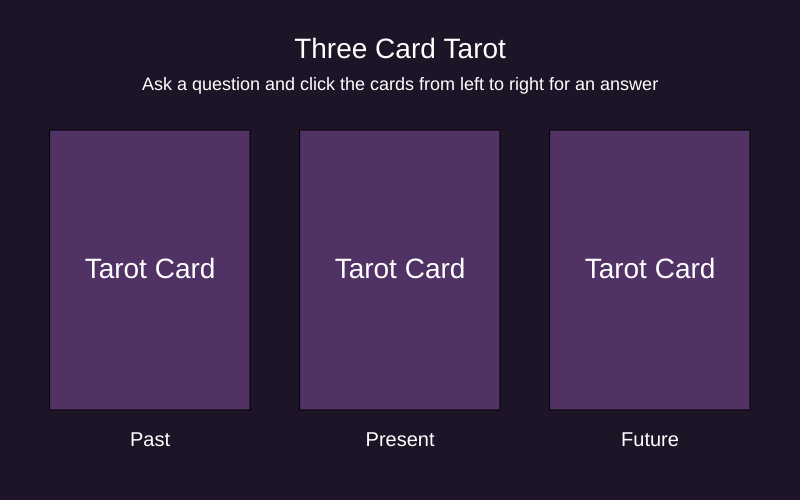
Frame 1 (no input)
Frame 60 (no input): identical to frame 1, image omitted
Frame 120 (the mouse pressed at the canvas centre since frame 60): identical to frame 1, image omitted

The p5.js sketch that drew this single still picture (run headless with seeded random() and noise() and a simulated clock; from frame 60 on, the mouse is pressed at the canvas centre):

// p5.js sketch
// ── sketch.js
let cards = [
  ["The Fool", "New Beginnings"],
  ["The Magician", "Willpower & Potential"],
  ["The Priestess", "Inner Intuition"],
  ["The Empress", "Support & Growth"],
  ["The Emperor","Control & Authority"],
  ["The Hierophant", "Traditional Guidance"],
  ["The Lovers", "Connection & Support"],
  ["The Chariot", "Action & Determination"],
  ["Strength", "Determined Resilience"],
  ["The Hermit", "Self-Reflection"],
  ["Fortune", "Changing Fate"],
  ["Justice", "Accountability"],
  ["The Hanged Man", "Patient Perspective"],
  ["Death", "Transformation"],
  ["Temperance", "Balance"],
  ["The Devil", "Tempting Addiction"],
  ["The Tower", "Sudden Change"],
  ["The Star", "Optimistic Hope"],
  ["The Moon", "Release Uncertainty"],
  ["The Sun", "Succesful Positivity"],
  ["Judgement", "Awakening"],
  ["The World", "Completion"]
];

let pastCard;
let presentCard;
let futureCard;
let pastDrawn = false;
let presentDrawn = false;
let futureDrawn = false;

function setup() {
  createCanvas(800, 500);
  textAlign(CENTER, CENTER);
}

function draw() {
  background(30, 20, 40);
  fill(255);
  textSize(28);
  text("Three Card Tarot", 400, 50);
  textSize(18);

  //I make different texts show up based on which cards are revealed
  if (!pastDrawn) {
    text("Ask a question and click the cards from left to right for an answer", 400, 85);
  } else if (!presentDrawn) {
    text("Click the Present card", 400, 85);
  } else if (!futureDrawn) {
    text("Click the Future card", 400, 85);
  } else {
    text("Your reading is complete!", 400, 85);
  }

  //Actual cards
  if (pastDrawn) {
    drawCard(pastCard, 150, 130);
  } else {
    drawCardBack(150, 130);
  }
  if (presentDrawn) {
    drawCard(presentCard, 400, 130);
  } else {
    drawCardBack(400, 130);
  }
  if (futureDrawn) {
    drawCard(futureCard, 650, 130);
  } else {
    drawCardBack(650, 130);
  }

  //make cards pretty
  fill(255);
  textSize(20);
  text("Past", 150, 440);
  text("Present", 400, 440);
  text("Future", 650, 440);
  
  if (futureDrawn) {
    textSize(16);
    text("Click anywhere to draw a new reading", 400, 475);
  }
}

//So I don't have to draw each individual card, I can just reuse this one
function drawCard(card, x, y) {
  fill(230);
  rect(x - 100, y, 200, 280);

  fill(30);
  textSize(24);
  text(card[0], x, y + 90);

  textSize(18);
  text(card[1], x, y + 150);
}

function drawCardBack(x, y) {
  fill(80, 50, 100);
  rect(x - 100, y, 200, 280);
  fill(255);
  textSize(28);
  text("Tarot Card", x, y + 140);
}

function mousePressed() {
//reset
  if (pastDrawn && presentDrawn && futureDrawn) {
    pastDrawn = false;
    presentDrawn = false;
    futureDrawn = false;
    pastCard = undefined;
    presentCard = undefined;
    futureCard = undefined;
    return;
  }

  if (!pastDrawn && mouseX > 50 && mouseX < 250 && mouseY > 130 && mouseY < 410){
    pastCard = random(cards);
    pastDrawn = true;
  }

  else if (pastDrawn && !presentDrawn && mouseX > 300 && mouseX < 500 && mouseY > 130 && mouseY < 410){
    presentCard = random(cards);
    presentDrawn = true;
  }
    
  else if (presentDrawn && !futureDrawn && mouseX > 550 && mouseX < 750 && mouseY > 130 && mouseY < 410){
    futureCard = random(cards);
    futureDrawn = true;
  }
}
